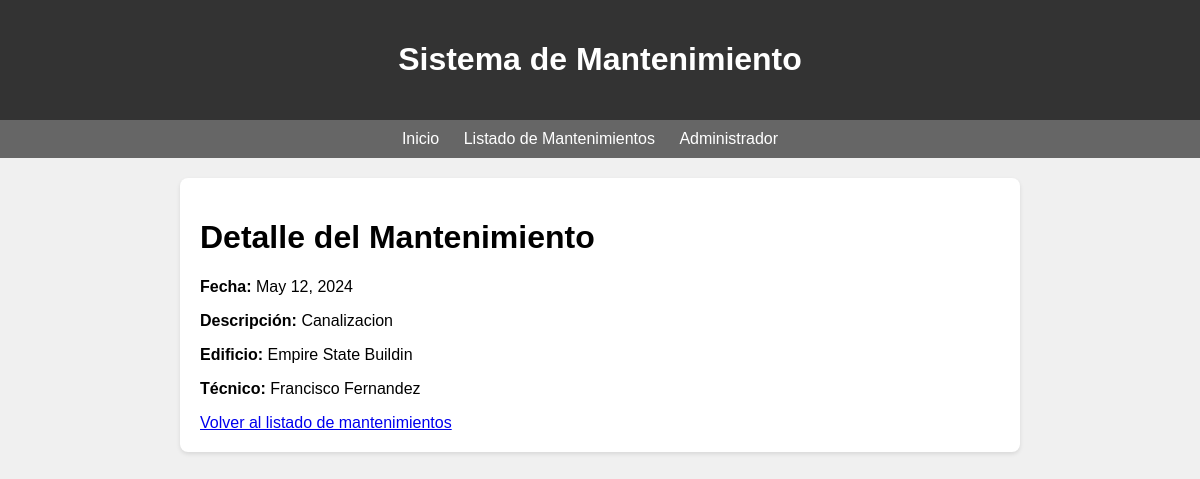
The page /mantenimientos/4/ on the database its author committed.
### mantenimiento/models.py (models this page shows, shortened)
class Mantenimiento(models.Model):
    fecha = models.DateField()
    descripcion = models.TextField(max_length=150)
    edificio = models.ForeignKey(Edificio, on_delete=models.CASCADE)
    tecnico = models.ForeignKey(Tecnico, on_delete=models.CASCADE)

class Edificio(models.Model):
    nombre = models.TextField(max_length=50)
    direccion = models.TextField(max_length=150)
    contacto = models.EmailField(max_length=100)
    def __str__(self):
        return self.nombre

class Tecnico(models.Model):
    nombre = models.TextField(max_length=50)
    especialidad = models.TextField(max_length=150)
    contacto = models.EmailField(max_length=100)
    def __str__(self):
        return self.nombre

### mantenimiento/views.py (the view)
# urls.py: path('mantenimientos/<int:mantenimiento_id>/', views.detalle_mantenimiento, name='detalle_mantenimiento'),
def detalle_mantenimiento(request, mantenimiento_id):
    mantenimiento = Mantenimiento.objects.get(pk=mantenimiento_id)
    return render(request, 'mantenimiento/detalle_mantenimiento.html', {'mantenimiento': mantenimiento})

### mantenimiento/templates/mantenimiento/detalle_mantenimiento.html (shortened to what this page needs)
<!DOCTYPE html>
<html lang="en">
<head>
</head>
<body>
    {% extends 'mantenimiento/base.html' %}
    {% block content %}
    <h1>Detalle del Mantenimiento</h1>
    <p><strong>Fecha:</strong> {{ mantenimiento.fecha }}</p>
    <p><strong>Descripción:</strong> {{ mantenimiento.descripcion }}</p>
    <p><strong>Edificio:</strong> {{ mantenimiento.edificio }}</p>
    <p><strong>Técnico:</strong> {{ mantenimiento.tecnico }}</p>
    <a href="{% url 'lista_mantenimientos' %}">Volver al listado de mantenimientos</a>
    {% endblock %}

### mantenimiento/templates/mantenimiento/base.html (style rules this page uses)
body { font-family: Arial, sans-serif; margin: 0; padding: 0; background-color: #f0f0f0; }

### rows shown on the page
Mantenimiento: fecha "May 12, 2024", descripcion "Canalizacion", edificio "Empire State Buildin", tecnico "Francisco Fernandez"
